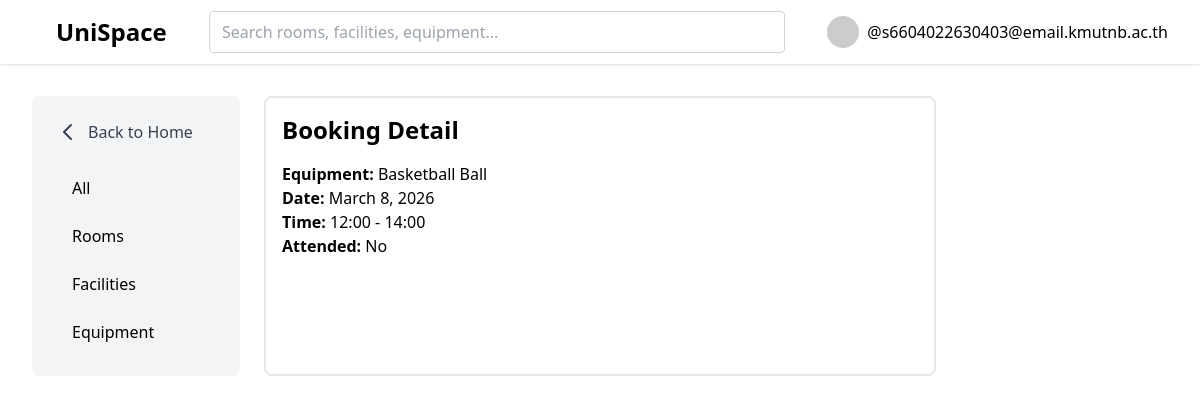
/booking/10 (signed in), run on the app's committed database.
### base/models.py (models this page shows, shortened)
class User(AbstractUser):
    email = models.EmailField(unique=True)
    username = models.CharField(max_length=200,blank=True,null=True)
    USERNAME_FIELD = 'email'
    REQUIRED_FIELDS = ["username"]

class Equipment(models.Model):
    CATEGORY_CHOICES = [
        ('SPORT', 'Sports Equipment'),
        ('ACADEMIC', 'Academic Equipment'),
        ('ACTIVITY', 'Activity Equipment'),
    ]
    equipment_name = models.CharField(max_length=200)
    category = models.CharField(max_length=200,choices=CATEGORY_CHOICES)
    total_quantity = models.IntegerField()
    available_quantity = models.IntegerField()

class Booking(models.Model):
    student = models.ForeignKey(Student, on_delete=models.CASCADE)
    equipment = models.ManyToManyField(Equipment, through="BookingEquipment" , blank=True)
    room = models.ForeignKey(Room, on_delete=models.CASCADE,null=True, blank=True)
    facility = models.ForeignKey(Facility, on_delete=models.CASCADE,null=True, blank=True)
    usage_date = models.DateField()
    start_time = models.TimeField()
    end_time = models.TimeField()
    created_at = models.DateTimeField(auto_now_add=True)
    updated_at = models.DateTimeField(auto_now=True)
    participants = models.ManyToManyField(Student,related_name="participants",blank=True)
    is_attended = models.BooleanField(default=False)

### base/views.py (the view, shortened to what this page needs)
# urls.py: path("booking/<int:pk>", views.bookingDetail, name="booking-detail"),
@login_required(login_url="login")
def bookingDetail(request, pk):
    booking = Booking.objects.get(id=pk)
    if booking.student.user != request.user:
        messages.error(request, "Access denied")
        return redirect('profile')
    current_time = datetime.now()
    booking_datetime = datetime.combine(booking.usage_date, booking.start_time)
    booking_end_datetime = datetime.combine(booking.usage_date, booking.end_time)
    show_qr = current_time >= booking_datetime and current_time <= booking_end_datetime
    qr_code = None
    feedbacks = Feedback.objects.filter(booking=booking).order_by('-created_at')
    if request.method == "POST":
        if not booking.is_attended:
            booking.is_attended = True
            booking.save()
            messages.success(request, "Attendance confirmed")
            return redirect('booking-detail', pk=booking.id)
    context = {'booking': booking, 'qr_code': qr_code, 'show_qr': show_qr, 'feedbacks': feedbacks}
    return render(request, 'booking_detail.html', context)

### base/templates/booking_detail.html (shortened to what this page needs)
{% extends 'main.html' %}
{% block content %}
<div class="grid grid-cols-1 md:grid-cols-5 gap-6 p-8">
    <aside class="col-span-1 bg-gray-100 rounded-lg p-6 sticky top-24">
        <a href="{% url 'home' %}" class="flex items-center space-x-2 mb-6 text-gray-700 hover:text-gray-900">
            <svg xmlns="http://www.w3.org/2000/svg" class="h-6 w-6" fill="none" viewBox="0 0 24 24" stroke="currentColor">
                <path stroke-linecap="round" stroke-linejoin="round" stroke-width="2" d="M15 19l-7-7 7-7" />
            </svg>
            <span>Back to Home</span>
        </a>
        <nav class="flex flex-col space-y-2">
            <a class="px-4 py-2 rounded hover:bg-gray-200" href="{% url 'home' %}">All</a>
            <a class="px-4 py-2 rounded hover:bg-gray-200" href="{% url 'home' %}?filter=all_rooms">Rooms</a>
            <a class="px-4 py-2 rounded hover:bg-gray-200" href="{% url 'home' %}?filter=all_facilities">Facilities</a>
            <a class="px-4 py-2 rounded hover:bg-gray-200" href="{% url 'home' %}?filter=all_equipment">Equipment</a>
        </nav>
    </aside>
    <div class="col-span-3 border-2 border-gray-200 p-4 rounded-lg">
        <h1 class="text-2xl font-bold mb-4">Booking Detail</h1>
        <div class="mb-4">
            {% if booking.room %}
                <p><strong>Room:</strong> {{ booking.room.room_number }}</p>
            {% elif booking.facility %}
                <p><strong>Facility:</strong> {{ booking.facility.facility_name }}</p>
            {% else %}
                <p><strong>Equipment:</strong> {% for eq in booking.equipment.all %} {{ eq.equipment_name }} {% endfor %}</p>
            {% endif %}
            <p><strong>Date:</strong> {{ booking.usage_date }}</p>
            <p><strong>Time:</strong> {{ booking.start_time|time:"H:i" }} - {{ booking.end_time|time:"H:i" }}</p>
            <p><strong>Attended:</strong> {% if booking.is_attended %}Yes{% else %}No{% endif %}</p>
        </div>
    </div>
</div>
{% endblock %}

### templates/navbar.html (shortened to what this page needs)
{% load static %}
<header class="bg-white shadow">
    <div class="max-w-8xl mx-auto px-4 sm:px-6 lg:px-8">
        <div class="flex items-center justify-between h-16">
            <div class="flex-shrink-0">
                <a href="{% url 'home' %}" class="text-2xl font-bold ml-6">
                UniSpace
                </a>
            </div>
            <div class="flex-1 flex justify-center px-8">
                <div class="w-full max-w-xl">
                    <form method="GET" action="{% url 'home' %}">
                        <input
                        name="q"
                        value="{{ request.GET.q }}"
                        placeholder="Search rooms, facilities, equipment..."
                        class="w-full border border-gray-300 rounded px-3 py-2 focus:outline-none focus:ring-2 focus:ring-blue-400"
                        />
                    </form>
                </div>
            </div>
            <div class="flex items-center">
                {% if request.user.is_authenticated %}
                <div class="relative group">
                    <button class="flex items-center space-x-2 hover:text-blue-500">
                        <img
                        src="https://randomuser.me/api/portraits/men/37.jpg"
                        class="h-8 w-8 rounded-full"
                        />
                        <span class="font-medium">@{{ request.user.email }}</span>
                    </button>
                </div>
                {% else %}
                <a href="{% url 'login' %}" class="text-blue-500 font-medium">Login</a>
                {% endif %}
        </div>
    </div>
  </div>
</header>

### data on the page
User: user.email "s6604022630403@email.kmutnb.ac.th"
Equipment: equipment_name "Basketball Ball"
Booking: usage_date "March 8, 2026", start_time "12:00", end_time "14:00"
